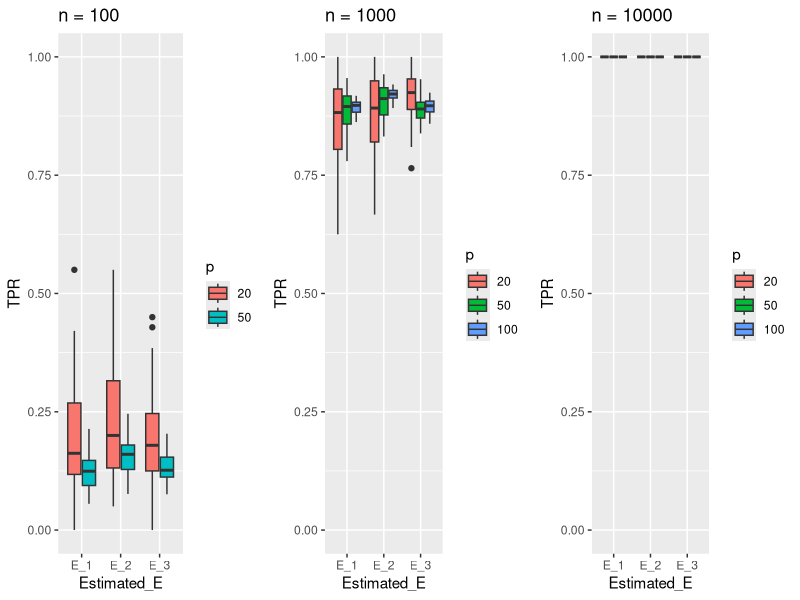
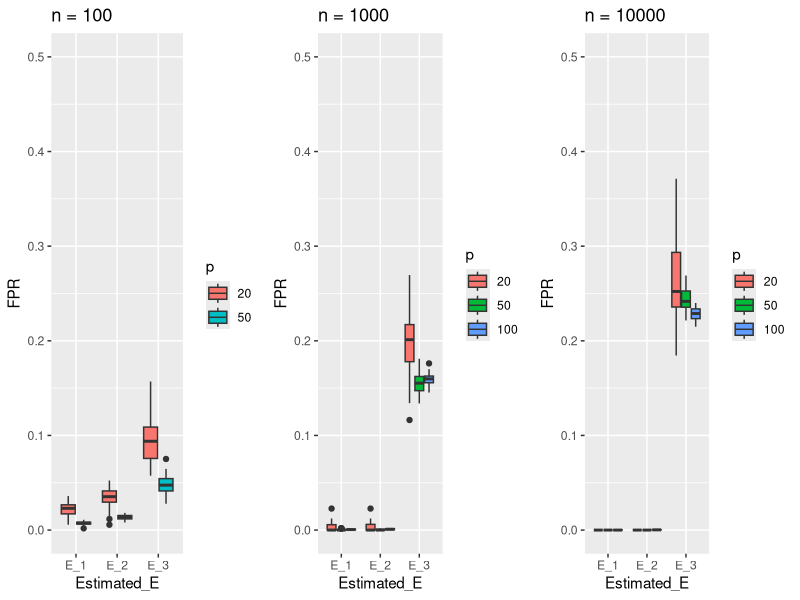
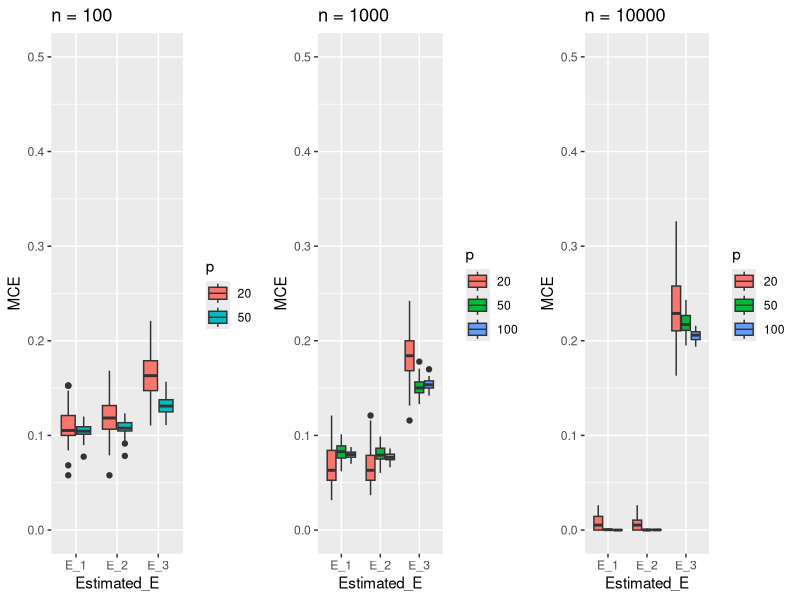

The R script that drew these images, in order:
library(tidyverse)

dfAll <- read.csv('E1E2E3withMCE.csv')
dfAll <- dfAll[,-1]
dfAll$p <- as.factor(dfAll$p)
dfAllTPR <- filter(dfAll, method == 'cv_min' | method == 'loglikhood')
dfAllFPR <- filter(dfAll, method == 'cv1se' | method == 'loglikhood')

dfAllTPRn100 <- filter(dfAllTPR, n == 100)
dfAllTPRn1000 <- filter(dfAllTPR, n == 1000)
dfAllTPRn10000 <- filter(dfAllTPR, n == 10000)

dfAllFPRn100 <- filter(dfAllFPR, n == 100)
dfAllFPRn1000 <- filter(dfAllFPR, n == 1000)
dfAllFPRn10000 <- filter(dfAllFPR, n == 10000)


#TPR
pn100TPR <- ggplot(dfAllTPRn100, aes(x=Estimated_E, y=TPR)) +
  geom_boxplot(aes(fill = p)) +
  ggtitle("n = 100") + ylim(0,1)
pn1000TPR <- ggplot(dfAllTPRn1000, aes(x=Estimated_E, y=TPR)) +
  geom_boxplot(aes(fill = p)) +
  ggtitle("n = 1000") + ylim(0,1)
pn10000TPR <- ggplot(dfAllTPRn10000, aes(x=Estimated_E, y=TPR)) +
  geom_boxplot(aes(fill = p)) +
  ggtitle("n = 10000") + ylim(0,1)


#FPR
pn100FPR <- ggplot(dfAllFPRn100, aes(x=Estimated_E, y=FPR)) +
  geom_boxplot(aes(fill = p)) +
  ggtitle("n = 100") + ylim(0,0.5)
pn1000FPR <- ggplot(dfAllFPRn1000, aes(x=Estimated_E, y=FPR)) +
  geom_boxplot(aes(fill = p)) +
  ggtitle("n = 1000") + ylim(0,0.5)
pn10000FPR <- ggplot(dfAllFPRn10000, aes(x=Estimated_E, y=FPR)) +
  geom_boxplot(aes(fill = p)) +
  ggtitle("n = 10000") + ylim(0,0.5)

#MCE 
pn100MCE <- ggplot(dfAllFPRn100, aes(x=Estimated_E, y=MCE)) +
  geom_boxplot(aes(fill = p)) +
  ggtitle("n = 100") + ylim(0,0.5)
pn1000MCE <- ggplot(dfAllFPRn1000, aes(x=Estimated_E, y=MCE)) +
  geom_boxplot(aes(fill = p)) +
  ggtitle("n = 1000") + ylim(0,0.5)
pn10000MCE <- ggplot(dfAllFPRn10000, aes(x=Estimated_E, y=MCE)) +
  geom_boxplot(aes(fill = p)) +
  ggtitle("n = 10000") + ylim(0,0.5)

library(gridExtra)
grid.arrange(pn100TPR, pn1000TPR, pn10000TPR, ncol = 3)
gTPR <- arrangeGrob(pn100TPR, pn1000TPR, pn10000TPR, ncol = 3) #generates g
ggsave(file="TPRbpALL.pdf", gTPR)

grid.arrange(pn100FPR, pn1000FPR, pn10000FPR, ncol = 3)
gFPR <- arrangeGrob(pn100FPR, pn1000FPR, pn10000FPR, ncol = 3) #generates g
ggsave(file="FPRbpALL.pdf", gFPR)

grid.arrange(pn100MCE, pn1000MCE, pn10000MCE, ncol = 3)
gMCE <- arrangeGrob(pn100MCE, pn1000MCE, pn10000MCE, ncol = 3) #generates g
ggsave(file="MCEbpALL.pdf", gMCE)

